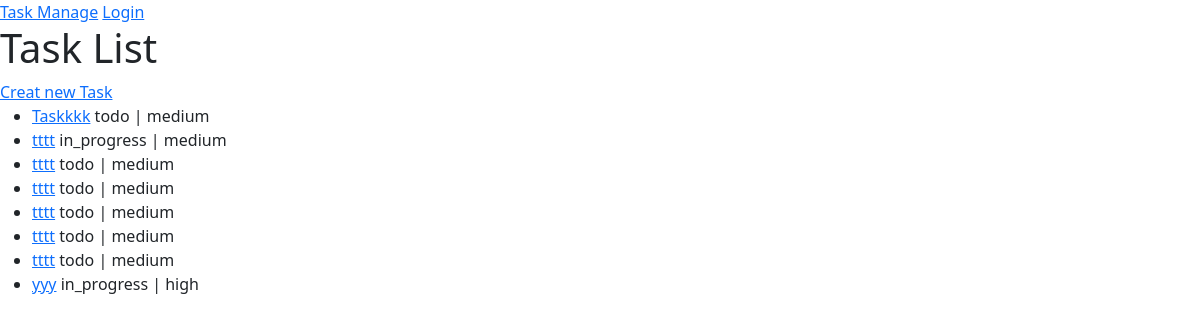
Before: / with the older database file.
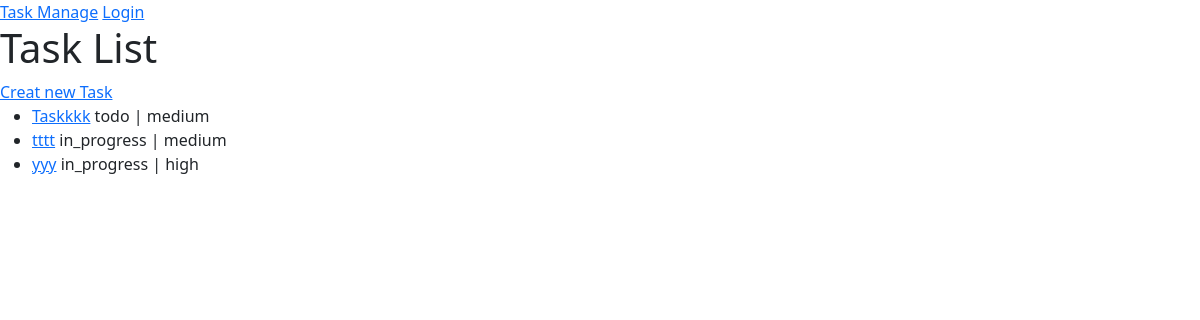
After: the same page with the newer database file.
### task/models.py (models this page shows, shortened)
class Task(models.Model):
    STATUS_CHOICES = [
        ("todo", "To Do"),
        ("in_progress", "In Progress"),
        ("done", "Done")
    ]
    PRIORITY_CHOICES = [
        ("low", "Low"),
        ("medium", "Medium"),
        ("high", "High")
    ]
    title = models.CharField(max_length=256)
    description = models.TextField()
    status = models.CharField(max_length=20, choices=STATUS_CHOICES)
    priority = models.CharField(max_length=20, choices=PRIORITY_CHOICES)
    deadline = models.DateTimeField()
    owner = models.ForeignKey(User, on_delete=models.CASCADE, related_name="tasks")

### task/views.py (the view)
# urls.py: path("", views.TaskListView.as_view(), name="task-list"),
class TaskListView(ListView):
    model = Task
    context_object_name = "tasks"
    template_name = "task/task_list.html"

### templates/task/task_list.html
{% extends 'base.html' %}
{% block content %}
    <h1>Task List</h1>
    <a href="{% url 'tasks:task-create'%}">Creat new Task</a>
    <ul>
        {% for task in tasks %}
            <li>
                <a href="{% url 'tasks:task-detail' task.id %}">{{ task.title }}</a>
                {{ task.status }} | {{ task.priority }}
            </li>
        {% empty %}
            <li>No tasks found.</li>
        {% endfor %}
    </ul>
{% endblock %}

### templates/base.html (shortened to what this page needs)
{% load static %}
<!DOCTYPE html>
<html lang="en">
<head>
    <link href="https://cdn.jsdelivr.net/npm/bootstrap@5.3.8/dist/css/bootstrap.min.css" rel="stylesheet">
    <link rel="stylesheet" href="https://cdn.jsdelivr.net/npm/bootstrap-icons@1.11.1/font/bootstrap-icons.css">
</head>
<body>
    <header>
        <nav>
            <a href="{% url 'tasks:task-list' %}">Task Manage</a>
            {% if user.is_authenticated %}
                <form method="post" action="{% url 'logout' %}">
                    {% csrf_token %}
                    <button type="submit">Logout</button>
                </form>
            {% else %}
                <a href="{% url 'login' %}">Login</a>
            {% endif%}
        </nav>
    </header>
    <main>
        {% block content %}
        {% endblock %}
    </main>
</body>
</html>

Changed rows visible on the page:
removed Task: title "tttt", status "todo", priority "medium"
removed Task: title "tttt", status "todo", priority "medium"
removed Task: title "tttt", status "todo", priority "medium"
removed Task: title "tttt", status "todo", priority "medium"
removed Task: title "tttt", status "todo", priority "medium"
